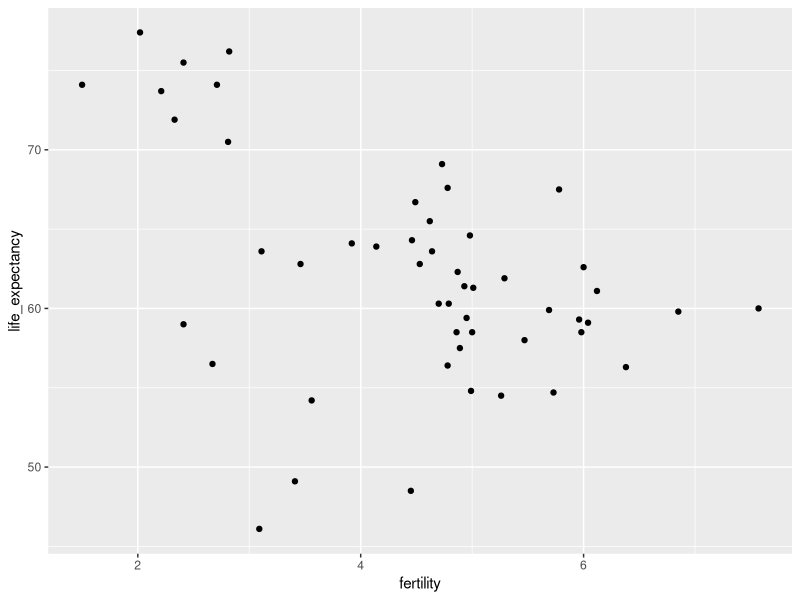

Write the R code that produced this figure.
library(dplyr)
library(ggplot2)
library(dslabs)
data(gapminder)

## fill out the missing parts in filter and aes
gapminder %>% filter(continent == "Africa" & year == "2012") %>%
  ggplot(aes(x = fertility, y = life_expectancy)) +
  geom_point()
